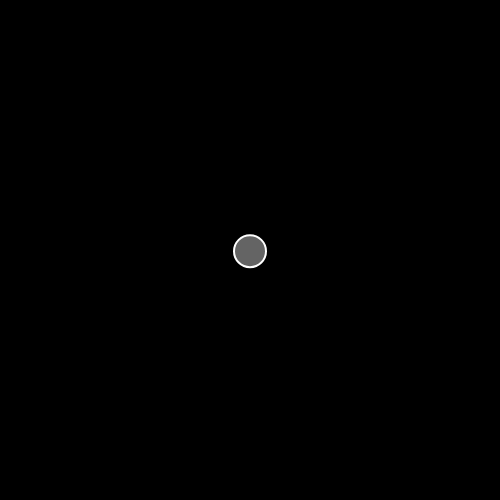
Frame 1 (no input)
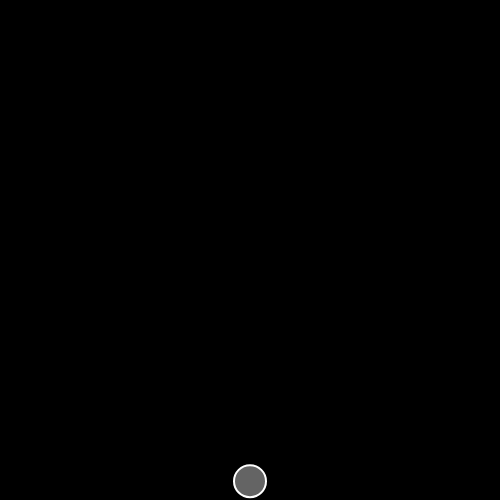
Frame 60 (no input)
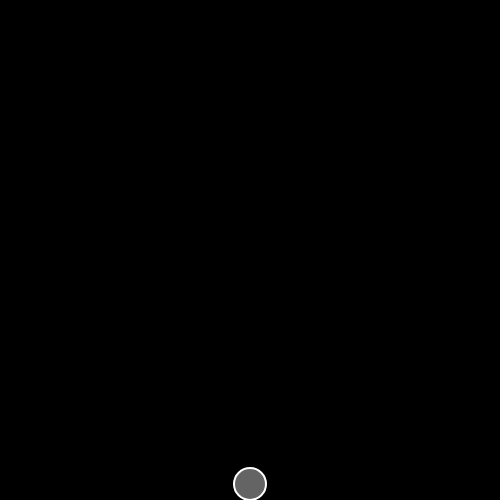
Frame 120 (the mouse pressed at the canvas centre since frame 60)

The p5.js sketch that drew these frames (run headless with seeded random() and noise() and a simulated clock; from frame 60 on, the mouse is pressed at the canvas centre):

// p5.js sketch
// ── sketch.js
let particle;

function setup() {
    createCanvas(500, 500);
    background(255);
    rectMode(CENTER);
    particle = new Particle(250, 250)
}

function draw() {
    let gravity = createVector(0, 0.2);
    particle.applyForce(gravity);

    background(0);

    particle.update();
    particle.edges();
    particle.render();
}
// ── Particle.js
class Particle {
    constructor(x, y) {
        this.pos = createVector(x, y);
        this.velocity = createVector(0, 1);
        this.acc = createVector(0, 0);
        this.r = 16;
    }


    applyForce(force) {
        this.acc.add(force);
    }

    update() {
        this.velocity.add(this.acc);
        this.pos.add(this.velocity);

    }

    render() {
        stroke(255)
        strokeWeight(2)
        fill(255, 100)
        ellipse(this.pos.x, this.pos.y, this.r * 2)
    }

    edges() {
        if (this.pos.y >= height - this.r) {
            this.pos.y = height - this.r;
            this.velocity.y *= -1
        } else if (this.pos.y <= 0 + this.r) {
            this.pos.y = 0 + this.r;
            this.velocity.y *= -1
        }
    }
}
